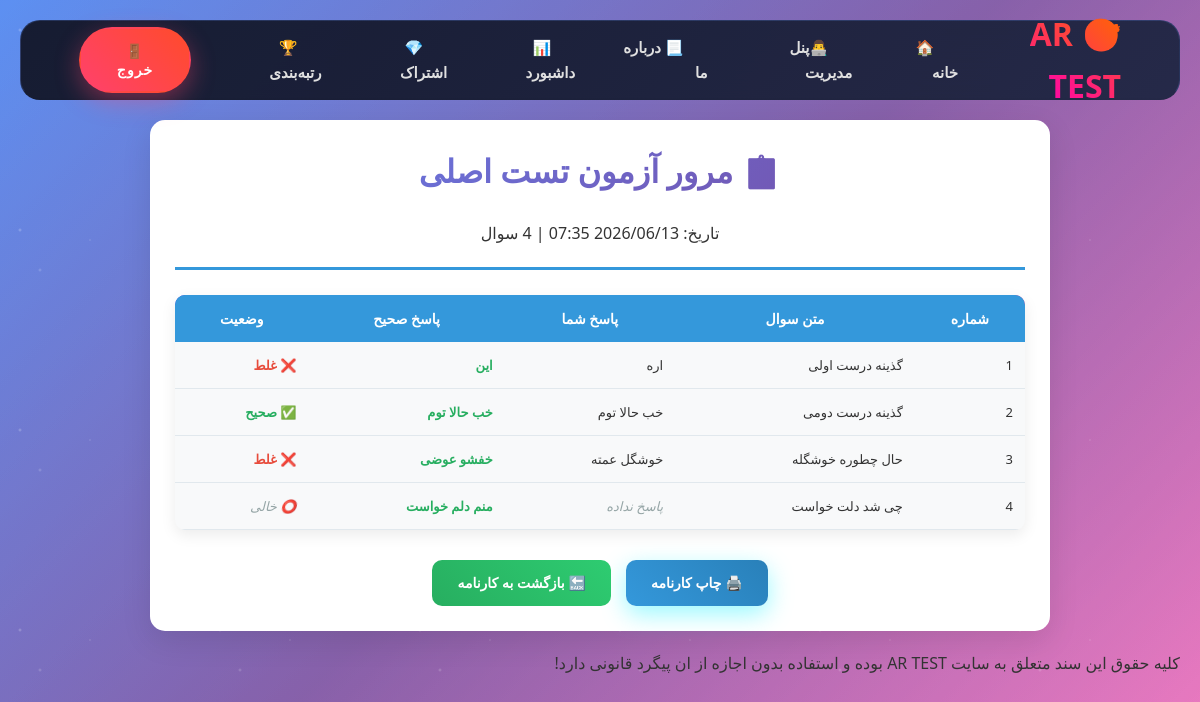
/quiz/7/analysis/ (signed in), run on the app's committed database.
### quizzes/models.py (models this page shows, shortened)
class Quiz(models.Model):
    title = models.CharField(max_length=200, verbose_name="عنوان آزمون")
    description = models.TextField(verbose_name="توضیحات آزمون", blank=True, null=True)
    is_premium = models.BooleanField(default=False, verbose_name="آزمون ویژه است؟")
    duration_minutes = models.PositiveIntegerField(default=30)
    is_active = models.BooleanField(default=True, verbose_name="آزمون فعال باشد؟")
    created_at = models.DateTimeField(default=timezone.now, verbose_name="تاریخ ایجاد")
    class Meta:
        verbose_name = "آزمون"
        verbose_name_plural = "آزمون‌ها"

class Question(models.Model):
    quiz = models.ForeignKey(Quiz, on_delete=models.CASCADE, related_name='questions', verbose_name="آزمون مرتبط")
    text = models.TextField(verbose_name="متن سوال")
    is_active = models.BooleanField(_('فعال باشد؟'), default=True, help_text=_('تعیین می‌کند که این سوال فعال باشد یا خیر.'))
    created_at = models.DateTimeField(default=timezone.now, verbose_name="تاریخ ایجاد")
    class Meta:
        verbose_name = "سوال"
        verbose_name_plural = "سوالات"

class Choice(models.Model):
    question = models.ForeignKey(Question, on_delete=models.CASCADE, related_name='choices', verbose_name="سوال مرتبط")
    choice_text = models.CharField(max_length=500, verbose_name="متن گزینه")
    is_correct = models.BooleanField(default=False, verbose_name="آیا این گزینه صحیح است؟")
    created_at = models.DateTimeField(default=timezone.now, verbose_name="تاریخ ایجاد")
    class Meta:
        verbose_name = "گزینه"
        verbose_name_plural = "گزینه‌ها"

### quizzes/views.py (the view)
# urls.py: path('quiz/<int:quiz_id>/analysis/', views.quiz_analysis_view, name='quiz_analysis'),
@login_required
def quiz_analysis_view(request, quiz_id):
    quiz = get_object_or_404(Quiz, pk=quiz_id)
    attempt = QuizAttempt.objects.filter(
        user=request.user,
        quiz=quiz,
        is_completed=True
    ).order_by('-completed_at').first()
    if not attempt:
        messages.warning(request, "آزمون پیدا نشد.")
        return redirect('quiz_list')
    total_questions = quiz.questions.count()
    user_answers_data = []
    all_questions = list(quiz.questions.all())
    answered_questions = attempt.answers.values_list('question_id', flat=True)
    for answer in attempt.answers.select_related('selected_choice', 'question').prefetch_related('question__choices'):
        correct_choice = answer.question.choices.filter(is_correct=True).first()
        user_answers_data.append({
            'question_text': answer.question.text,
            'selected_choice_text': answer.selected_choice.choice_text if answer.selected_choice else 'پاسخ نداده',
            'correct_choice_text': correct_choice.choice_text if correct_choice else 'نامشخص',
            'is_correct': answer.selected_choice.is_correct if answer.selected_choice else False,
            'is_answered': bool(answer.selected_choice),
            'question_id': answer.question.id,  # ✅ فقط id
        })
    for question in all_questions:
        if question.id not in answered_questions:
            correct_choice = question.choices.filter(is_correct=True).first()
            user_answers_data.append({
                'question_text': question.text,
                'selected_choice_text': 'پاسخ نداده',
                'correct_choice_text': correct_choice.choice_text if correct_choice else 'نامشخص',
                'is_correct': False,
                'is_answered': False,
                'question_id': question.id,  # ✅ فقط id
            })
    user_answers_data.sort(key=lambda x: x['question_id'])
    context = {
        'quiz': quiz,
        'attempt': attempt,
        'user_answers': user_answers_data,
        'total_questions': total_questions,
    }
    return render(request, 'quizzes/analysis.html', context)

### quizzes/templates/quizzes/analysis.html (shortened to what this page needs)
{% extends "base.html" %}
{% load static %}
{% block content %}
<div class="analysis-container">
    <div class="analysis-header">
        <h1>📋 مرور آزمون {{ quiz.title }}</h1>
        <p>تاریخ: {{ attempt.completed_at|date:"Y/m/d H:i" }} | {{ total_questions }} سوال</p>
    </div>
    <table class="analysis-table">
        <thead>
            <tr>
                <th>شماره</th>
                <th>متن سوال</th>
                <th>پاسخ شما</th>
                <th>پاسخ صحیح</th>
                <th>وضعیت</th>
            </tr>
        </thead>
        <tbody>
            {% for ans in user_answers %}
            <tr>
                <td>{{ forloop.counter }}</td>
                <td style="max-width: 250px;">{{ ans.question_text|truncatechars:60 }}</td>
                <td style="max-width: 150px;">
                    {% if ans.selected_choice_text == 'پاسخ نداده' %}
                        <span style="color: #95a5a6; font-style: italic;">{{ ans.selected_choice_text }}</span>
                    {% else %}
                        {{ ans.selected_choice_text|truncatechars:40 }}
                    {% endif %}
                </td>
                <td style="max-width: 150px;">
                    {% if ans.correct_choice_text == 'نامشخص' %}
                        <span style="color: #95a5a6;">نامشخص</span>
                    {% else %}
                        <span style="font-weight: bold; color: #27ae60;">{{ ans.correct_choice_text|truncatechars:40 }}</span>
                    {% endif %}
                </td>
                <td>
                    {% if ans.is_correct %}
                        <span class="correct">✅ صحیح</span>
                    {% elif not ans.is_answered %}
                        <span class="unanswered">⭕ خالی</span>
                    {% else %}
                        <span class="wrong">❌ غلط</span>
                    {% endif %}
                </td>
            </tr>
            {% empty %}
            <tr><td colspan="5">تحلیلی موجود نیست</td></tr>
            {% endfor %}
        </tbody>
    </table>
    <div class="btn-group">
        <a href="javascript:window.print()" class="btn btn-primary">🖨️ چاپ کارنامه</a>
        <a href="{% url 'quiz_results' quiz.id %}" class="btn btn-success">🔙 بازگشت به کارنامه</a>
    </div>
</div>
<p>کلیه حقوق این  سند متعلق به سایت AR TEST بوده و استفاده بدون اجازه از ان پیگرد قانونی دارد!</p>
{% endblock %}

### static/css/about-page.css (style rules this page uses)
body { background: radial-gradient(circle at 20% 80%, rgba(120,119,198,0.3) 0%, transparent 50%), radial-gradient(circle at 80% 20%, rgba(255,119,198,0.3) 0%, transparent 50%), radial-gradient(circle at 40% 40%, rgba(120,219,255,0.3) 0%, transparent 50%), linear-gradient(135deg, #667eea 0%, #764ba2 25%, #f093fb 50%, #f5576c 75%, #4facfe 100%); background-size: 800% 800%, 400% 400%, 600% 600%, 600% 600%; animation: gradientFlow 18s ease infinite; min-height: 100vh; font-family: 'Vazir', -apple-system, BlinkMacSystemFont, sans-serif; overflow-x: hidden; }
body::before { content: ''; position: fixed; top: 0; left: 0; width: 100%; height: 100%; background-image: radial-gradient(1.5px 1.5px at 30px 40px, #fff, transparent), radial-gradient(1px 1px at 80px 70px, rgba(255,255,255,0.8), transparent), radial-gradient(0.8px 0.8px at 120px 30px, #fff, transparent); background-repeat: repeat; background-size: 250px 250px; animation: starsDrift 25s linear infinite; pointer-events: none; z-index: -1; opacity: 0.4; }

### static/css/analysis-page.css (style rules this page uses)
.analysis-container { max-width: 900px; margin: 20px auto; background: white; padding: 25px; border-radius: 15px; box-shadow: 0 10px 30px rgba(0,0,0,0.1); font-family: 'Vazir', Tahoma, sans-serif; }
.analysis-header { text-align: center; border-bottom: 3px solid #3498db; padding-bottom: 20px; margin-bottom: 25px; }
.analysis-table { width: 100%; border-collapse: collapse; margin: 25px 0; background: #f8f9fa; border-radius: 10px; overflow: hidden; box-shadow: 0 5px 15px rgba(0,0,0,0.08); }
.analysis-table th { background: #3498db; color: white; padding: 14px 12px; text-align: center; font-size: 14px; font-weight: 600; }
.analysis-table td { padding: 14px 12px; border-bottom: 1px solid #e1e8ed; font-size: 13px; text-align: right; vertical-align: top; }
.correct { color: #27ae60; font-weight: bold; }
.wrong { color: #e74c3c; font-weight: bold; }
.unanswered { color: #95a5a6; font-style: italic; }
.btn { padding: 12px 25px; border: none; border-radius: 10px; font-weight: 700; text-decoration: none; transition: all 0.3s; font-size: 14px; }
.btn-primary { background: linear-gradient(45deg, #3498db, #2980b9); color: white; }
.btn-success { background: linear-gradient(45deg, #27ae60, #2ecc71); color: white; }

### static/css/home-page.css (style rules this page uses)
* { margin: 0; padding: 0; box-sizing: border-box; }
body { font-family: 'Vazir', -apple-system, BlinkMacSystemFont, 'Segoe UI', Roboto, sans-serif; line-height: 1.6; color: #333; overflow-x: hidden; }
body::before { content: ''; position: fixed; top: 0; left: 0; width: 100%; height: 100%; background: linear-gradient(-45deg, #667eea 0%, #764ba2 25%, #f093fb 50%, #f5576c 75%, #4facfe 100%); background-size: 400% 400%; animation: gradientShift 15s ease infinite; z-index: -2; }
body::after { content: ''; position: fixed; top: 0; left: 0; width: 100%; height: 100%; background-image: radial-gradient(2px 2px at 20px 30px, #fff, transparent), radial-gradient(2px 2px at 40px 70px, rgba(255,255,255,0.8), transparent), radial-gradient(1px 1px at 90px 40px, #fff, transparent); background-repeat: repeat; background-size: 200px 200px; animation: starsFloat 20s linear infinite; z-index: -1; opacity: 0.3; }

### static/css/quiz-list.css (style rules this page uses)
:root { --primary-gradient: linear-gradient(135deg, #4f46e5 0%, #7c3aed 50%, #ec4899 100%); --free-gradient: linear-gradient(135deg, #10b981, #059669); --premium-gradient: linear-gradient(135deg, #f59e0b, #d97706); }
* { box-sizing: border-box; }
body { font-family: 'Vazir', Tahoma, sans-serif; direction: rtl; background: #f8fafc; }
table { width: 100%; border-collapse: collapse; background: white; border-radius: 12px; overflow: hidden; box-shadow: 0 10px 25px rgba(0,0,0,0.1); margin-bottom: 20px; }
thead { background: var(--primary-gradient); }
th { padding: 15px; color: white; font-weight: 600; text-align: center; font-size: 1rem; }
tbody tr { transition: background 0.2s ease; }
td { padding: 15px; text-align: center; border-bottom: 1px solid #f1f5f9; }

### static/css/results.css (style rules this page uses)
.correct { color: #27ae60; font-weight: bold; }
.wrong { color: #e74c3c; font-weight: bold; }
.unanswered { color: #95a5a6; font-style: italic; }
.btn-group { display: flex; gap: 15px; justify-content: center; margin-top: 30px; flex-wrap: wrap; }
.btn { padding: 12px 25px; border: none; border-radius: 10px; font-weight: 700; text-decoration: none; transition: all 0.3s; font-size: 14px; }
.btn-primary { background: linear-gradient(45deg, #3498db, #2980b9); color: white; }
.btn-success { background: linear-gradient(45deg, #27ae60, #2ecc71); color: white; }

### data on the page
Quiz: title "تست اصلی"
Question: question_text "گذینه درست اولی"
Choice: selected_choice_text "اره"
Choice: correct_choice_text "این"
Question: question_text "گذینه درست دومی"
Choice: selected_choice_text "خب حالا توم", correct_choice_text "خب حالا توم"
Question: question_text "حال چطوره خوشگله"
Choice: selected_choice_text "خوشگل عمته"
Choice: correct_choice_text "خفشو عوضی"
Question: question_text "چی شد دلت خواست"
Choice: correct_choice_text "منم دلم خواست"

### other printed values
{{ total_questions }} "4"
{{ ans.selected_choice_text }} "پاسخ نداده"
